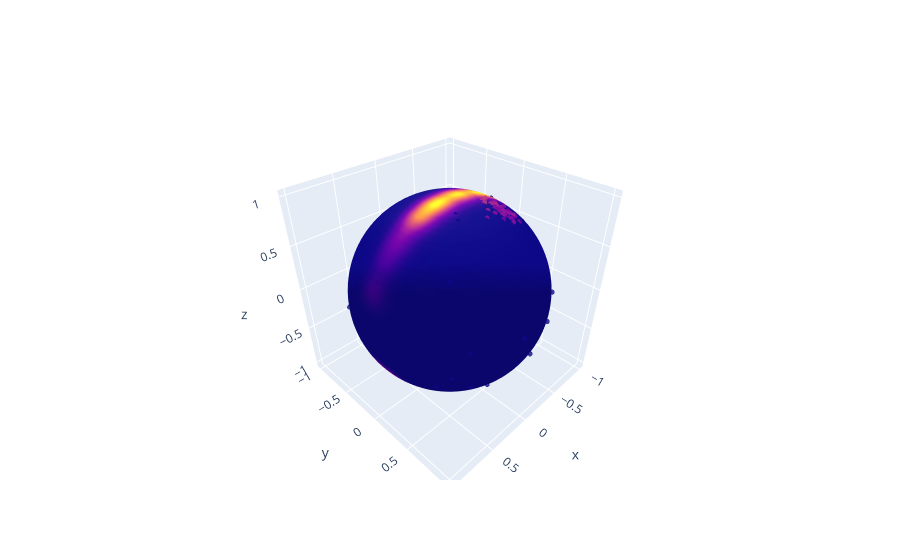

This figure's notebook cell:
### Code cell
# Visualise in 3D

coeff_dmri, skde  = fod.fit_sh_fod(all_v.T, max_order=8, 
                                   symmetric=True,
                                   normalise=True, output_kde=True, kde_bw=100)

v_samples_deck = F1@v_samples.T

samples = v_samples_deck.T #np.concatenate([v_samples,-v_samples])
fig = fod.plot_odf_glyph(skde, glyph=False, samples=samples)
fig.update_traces(marker=dict(color=f_samples,size=3), selector=dict(type="scatter3d"))
fig.show()

### Figure 1 — Plotly figure (JSON) as saved in the notebook; plotly's stock layout.template omitted (floating-point values rounded to 4 significant figures; data arrays with more than 128 entries replaced by an {"elided": "..."} marker saying what was removed)
{"data": [{"showscale": false, "surfacecolor": {"elided": "100x100 float values"}, "type": "surface", "x": {"elided": "100x100 float values"}, "y": {"elided": "100x100 float values"}, "z": {"elided": "100x100 float values"}}, {"marker": {"color": {"elided": "150 float values"}, "opacity": 0.8, "size": 3}, "mode": "markers", "type": "scatter3d", "x": {"elided": "150 float values"}, "y": {"elided": "150 float values"}, "z": {"elided": "150 float values"}}], "layout": {"scene": {"aspectmode": "data"}}}
